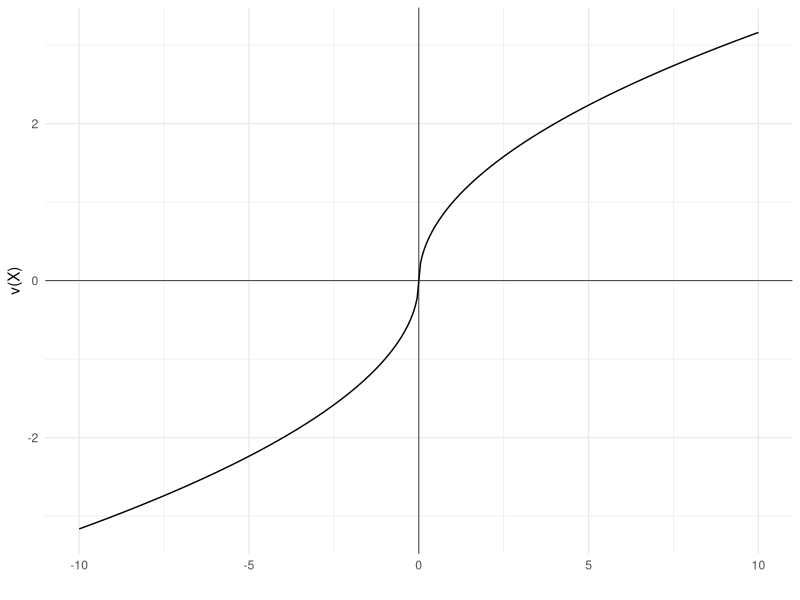
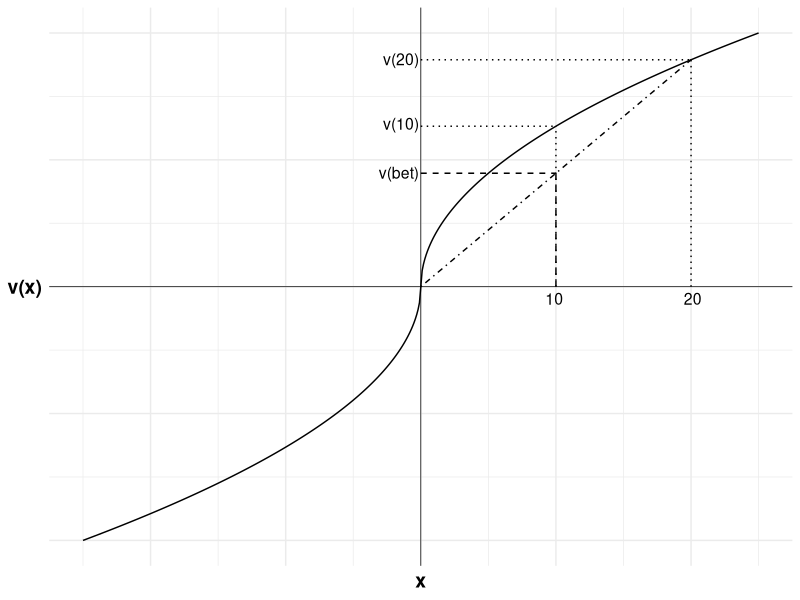
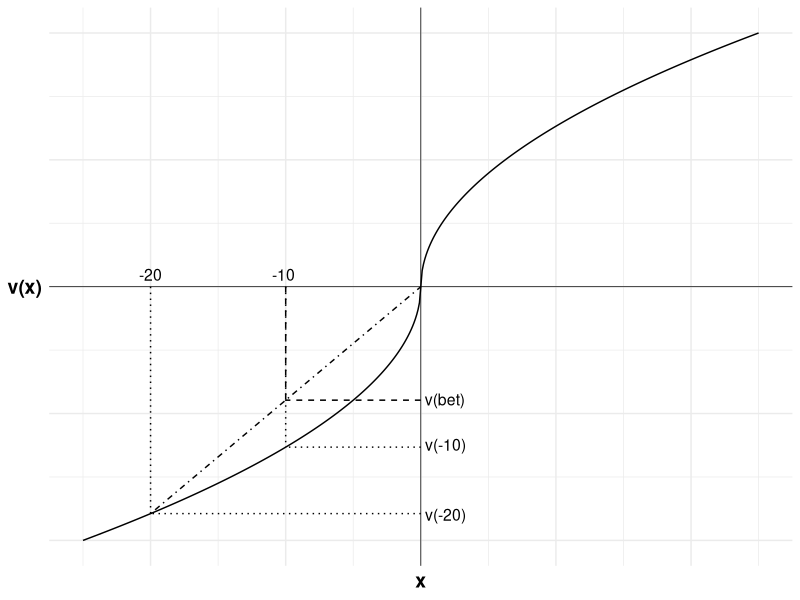

Reproduce these figures in R, in order.
## ---- chunk 1
library(ggplot2)

loss_fun <- function(x){
  -(-x)^0.5
}
gain_fun <- function(x){
  x^0.5
}

loss <- data.frame(
  x=seq(-10,0,0.05),
  y=NA
  )
loss$y <- loss_fun(loss$x)

gain <- data.frame(
  x=seq(0,10,0.05),
  y=NA
  )
gain$y <- gain_fun(gain$x)

ggplot(mapping = aes(x, y)) +
  geom_line(data = loss) +
  geom_line(data = gain) + 
  geom_vline(xintercept = 0, linewidth=0.25)+ 
  geom_hline(yintercept = 0, linewidth=0.25)+
  labs(x = "", y = "v(X)")+

  # Set the theme
  theme_minimal()
## ---- chunk 2
#| fig-cap: The reflection effect in the gain domain

library(ggplot2)

u <- function(x){
  ifelse (x >= 0, x^0.5, -(-x)^0.5)
}

df <- data.frame(
  x = seq(-25, 25, 0.1),
  y = u(seq(-25, 25, 0.1))
)

#Variables for plot (may not match labels as not done to scale)
#Payoffs from gamble
x1<-0 #loss
x2<-20 #win
ev<-10 #expected value of gamble
xc<-10 #certain outcome
px2<-(ev-x1)/(x2-x1)

ggplot(mapping = aes(x, y)) +

  #Plot the utility curve
  geom_line(data = df) +
  geom_vline(xintercept = 0, linewidth=0.25)+ 
  geom_hline(yintercept = 0, linewidth=0.25)+
  labs(x = "x", y = "v(x)")+

  # Set the theme
  theme_minimal()+

  #remove numbers on each axis
  theme(axis.text.x = element_blank(),
            axis.text.y = element_blank(),
            axis.title=element_text(size=14,face="bold"),
            axis.title.y = element_text(angle=0, vjust=0.5))+

  #limit to y greater than zero and x greater than -8 (need -8 so space for y-axis labels)
  coord_cartesian(xlim = c(-25, 25), ylim = c(-5, 5))+

  #Add labels 10, v(10) and line to curve indicating each
  annotate("text", x = xc, y = 0, label = "10", size = 4, hjust = 0.6, vjust = 1.5)+
  annotate("segment", x = xc, y = 0, xend = xc, yend = u(xc), linewidth = 0.5, colour = "black", linetype="dotted")+
  annotate("segment", x = 0, y = u(xc), xend = xc, yend = u(xc), linewidth = 0.5, colour = "black", linetype="dotted")+
  annotate("text", x = 0, y = u(xc), label = "v(10)", size = 4, hjust = 1.05, vjust = 0.3)+

  #Add expected utility line
  annotate("segment", x = x1, xend = x2, y = u(x1), yend = u(x2), linewidth = 0.5, colour = "black", linetype="dotdash")+

  #Add labels 20, v(20) and line to curve indicating each
  annotate("text", x = x2, y = 0, label = "20", size = 4, hjust = 0.4, vjust = 1.5)+
  annotate("segment", x = x2, y = 0, xend = x2, yend = u(x2), linewidth = 0.5, colour = "black", linetype="dotted")+
  annotate("segment", x = 0, y = u(x2), xend = x2, yend = u(x2), linewidth = 0.5, colour = "black", linetype="dotted")+
  annotate("text", x = 0, y = u(x2), label = "v(20)", size = 4, hjust = 1.05, vjust = 0.45)+

  #Add labels v(bet) and curve indicating position
  annotate("segment", x = ev, y = 0, xend = ev, yend = u(x1)+(u(x2)-u(x1))*px2, linewidth = 0.5, colour = "black", linetype="dashed")+
  annotate("segment", x = 0, y = u(x1)+(u(x2)-u(x1))*px2, xend = ev, yend = u(x1)+(u(x2)-u(x1))*px2, linewidth = 0.5, colour = "black", linetype="dashed")+
  annotate("text", x = 0, y = u(x1)+(u(x2)-u(x1))*px2, label = "v(bet)", size = 4, hjust = 1.05, vjust = 0.45)

## ---- chunk 3
#| fig-cap: The reflection effect in the loss domain

library(ggplot2)

u <- function(x){
  ifelse (x >= 0, x^0.5, -(-x)^0.5)
}

df <- data.frame(
  x = seq(-25, 25, 0.1),
  y = u(seq(-25, 25, 0.1))
)

#Variables for plot (may not match labels as not done to scale)
#Payoffs from gamble
x1<--20 #loss
x2<-0 #win
ev<--10 #expected value of gamble
xc<--10 #certain outcome
px2<-(ev-x1)/(x2-x1)

ggplot(mapping = aes(x, y)) +

  #Plot the utility curve
  geom_line(data = df) +
  geom_vline(xintercept = 0, linewidth=0.25)+ 
  geom_hline(yintercept = 0, linewidth=0.25)+
  labs(x = "x", y = "v(x)")+

  # Set the theme
  theme_minimal()+

  #remove numbers on each axis
  theme(axis.text.x = element_blank(),
            axis.text.y = element_blank(),
            axis.title=element_text(size=14,face="bold"),
            axis.title.y = element_text(angle=0, vjust=0.5))+

  #limit to y greater than zero and x greater than -8 (need -8 so space for y-axis labels)
  coord_cartesian(xlim = c(-25, 25), ylim = c(-5, 5))+

  #Add labels -10, v(-10) and line to curve indicating each
  annotate("text", x = xc, y = 0, label = "-10", size = 4, hjust = 0.6, vjust = -0.5)+
  annotate("segment", x = xc, y = 0, xend = xc, yend = u(xc), linewidth = 0.5, colour = "black", linetype="dotted")+
  annotate("segment", x = 0, y = u(xc), xend = xc, yend = u(xc), linewidth = 0.5, colour = "black", linetype="dotted")+
  annotate("text", x = 0, y = u(xc), label = "v(-10)", size = 4, hjust = -0.1, vjust = 0.3)+

  #Add labels -20, v(-20) and line to curve indicating each
  annotate("text", x = x1, y = 0, label = "-20", size = 4, hjust = 0.5, vjust = -0.5)+
  annotate("segment", x = x1, y = 0, xend = x1, yend = u(x1), linewidth = 0.5, colour = "black", linetype="dotted")+
  annotate("segment", x = 0, y = u(x1), xend = x1, yend = u(x1), linewidth = 0.5, colour = "black", linetype="dotted")+
  annotate("text", x = 0, y = u(x1), label = "v(-20)", size = 4, hjust = -0.1, vjust = 0.6)+

  #Add expected utility line
  annotate("segment", x = x1, xend = x2, y = u(x1), yend = u(x2), linewidth = 0.5, colour = "black", linetype="dotdash")+

  #Add labels v(bet) and curve indicating position
  annotate("segment", x = ev, y = 0, xend = ev, yend = u(x1)+(u(x2)-u(x1))*px2, linewidth = 0.5, colour = "black", linetype="dashed")+
  annotate("segment", x = 0, y = u(x1)+(u(x2)-u(x1))*px2, xend = ev, yend = u(x1)+(u(x2)-u(x1))*px2, linewidth = 0.5, colour = "black", linetype="dashed")+
  annotate("text", x = 0, y = u(x1)+(u(x2)-u(x1))*px2, label = "v(bet)", size = 4, hjust = -0.1, vjust = 0.45)
